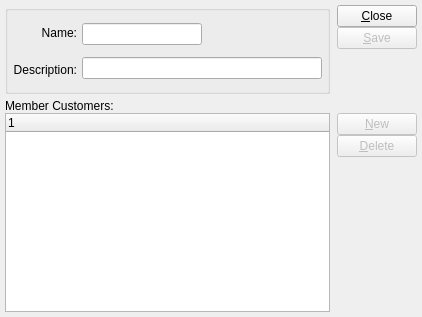
<?xml version="1.0" encoding="UTF-8"?>
<ui version="4.0">
 <comment>This file is part of the xTuple ERP: PostBooks Edition, a free and
open source Enterprise Resource Planning software suite,
Copyright (c) 1999-2019 by OpenMFG LLC, d/b/a xTuple.
It is licensed to you under the Common Public Attribution License
version 1.0, the full text of which (including xTuple-specific Exhibits)
is available at www.xtuple.com/CPAL.  By using this software, you agree
to be bound by its terms.</comment>
 <class>customerGroup</class>
 <widget class="QDialog" name="customerGroup">
  <property name="geometry">
   <rect>
    <x>0</x>
    <y>0</y>
    <width>422</width>
    <height>317</height>
   </rect>
  </property>
  <property name="windowTitle">
   <string>Customer Group</string>
  </property>
  <layout class="QVBoxLayout">
   <property name="spacing">
    <number>5</number>
   </property>
   <property name="margin">
    <number>5</number>
   </property>
   <item>
    <layout class="QHBoxLayout">
     <property name="spacing">
      <number>7</number>
     </property>
     <property name="margin">
      <number>0</number>
     </property>
     <item>
      <widget class="QGroupBox" name="GroupBox1">
       <property name="title">
        <string/>
       </property>
       <layout class="QHBoxLayout">
        <property name="spacing">
         <number>7</number>
        </property>
       <property name="margin">
        <number>5</number>
       </property>
        <item>
         <layout class="QHBoxLayout">
          <property name="spacing">
           <number>5</number>
          </property>
          <property name="margin">
           <number>0</number>
          </property>
          <item>
           <layout class="QVBoxLayout">
            <property name="spacing">
             <number>5</number>
            </property>
            <property name="margin">
             <number>0</number>
            </property>
            <item>
             <widget class="QLabel" name="_nameLit">
              <property name="text">
               <string>Name:</string>
              </property>
              <property name="alignment">
               <set>Qt::AlignRight|Qt::AlignTrailing|Qt::AlignVCenter</set>
              </property>
             </widget>
            </item>
            <item>
             <widget class="QLabel" name="_descripLit">
              <property name="text">
               <string>Description:</string>
              </property>
              <property name="alignment">
               <set>Qt::AlignRight|Qt::AlignTrailing|Qt::AlignVCenter</set>
              </property>
             </widget>
            </item>
           </layout>
          </item>
          <item>
           <layout class="QVBoxLayout">
            <property name="spacing">
             <number>5</number>
            </property>
            <property name="margin">
            <number>0</number>
            </property>
            <item>
             <layout class="QHBoxLayout">
              <property name="spacing">
               <number>0</number>
              </property>
              <property name="margin">
               <number>0</number>
              </property>
              <item>
               <widget class="XLineEdit" name="_name"/>
              </item>
              <item>
               <spacer>
                <property name="orientation">
                 <enum>Qt::Horizontal</enum>
                </property>
                <property name="sizeType">
                 <enum>QSizePolicy::Expanding</enum>
                </property>
                <property name="sizeHint" stdset="0">
                 <size>
                  <width>20</width>
                  <height>20</height>
                 </size>
                </property>
               </spacer>
              </item>
             </layout>
            </item>
            <item>
             <widget class="XLineEdit" name="_descrip"/>
            </item>
           </layout>
          </item>
         </layout>
        </item>
       </layout>
      </widget>
     </item>
     <item>
      <layout class="QVBoxLayout">
       <property name="spacing">
        <number>0</number>
       </property>
       <property name="margin">
        <number>0</number>
       </property>

       <item>
        <widget class="QPushButton" name="_close">
         <property name="text">
          <string>&amp;Close</string>
         </property>
        </widget>
       </item>
       <item>
        <widget class="QPushButton" name="_save">
         <property name="text">
          <string>&amp;Save</string>
         </property>
         <property name="autoDefault">
          <bool>true</bool>
         </property>
         <property name="default">
          <bool>true</bool>
         </property>
         <property name="enabled">
          <bool>false</bool>
         </property>
        </widget>
       </item>
       <item>
        <spacer>
         <property name="orientation">
          <enum>Qt::Vertical</enum>
         </property>
         <property name="sizeType">
          <enum>QSizePolicy::Preferred</enum>
         </property>
         <property name="sizeHint" stdset="0">
          <size>
           <width>20</width>
           <height>45</height>
          </size>
         </property>
        </spacer>
       </item>
      </layout>
     </item>
    </layout>
   </item>
   <item>
    <layout class="QVBoxLayout">
     <property name="spacing">
      <number>0</number>
     </property>
     <property name="margin">
      <number>0</number>
     </property>

     <item>
      <widget class="QLabel" name="_memberCustomersLit">
       <property name="text">
        <string>Member Customers:</string>
       </property>
      </widget>
     </item>
     <item>
      <layout class="QHBoxLayout">
       <property name="spacing">
        <number>7</number>
       </property>
       <property name="margin">
        <number>0</number>
       </property>
       <item>
        <widget class="XTreeWidget" name="_custgrpitem"/>
       </item>
       <item>
        <layout class="QVBoxLayout">
         <property name="spacing">
          <number>0</number>
         </property>
         <property name="margin">
          <number>0</number>
         </property>
         <item>
          <layout class="QVBoxLayout">
           <property name="spacing">
            <number>0</number>
           </property>
           <property name="margin">
            <number>0</number>
           </property>
           <item>
            <widget class="QPushButton" name="_new">
             <property name="text">
              <string>&amp;New</string>
             </property>
             <property name="enabled">
              <bool>false</bool>
             </property>
            </widget>
           </item>
           <item>
            <widget class="QPushButton" name="_delete">
             <property name="enabled">
              <bool>false</bool>
             </property>
             <property name="text">
              <string>&amp;Delete</string>
             </property>
            </widget>
           </item>
          </layout>
         </item>
         <item>
          <spacer>
           <property name="orientation">
            <enum>Qt::Vertical</enum>
           </property>
           <property name="sizeType">
            <enum>QSizePolicy::Expanding</enum>
           </property>
           <property name="sizeHint" stdset="0">
            <size>
             <width>20</width>
             <height>20</height>
            </size>
           </property>
          </spacer>
         </item>
        </layout>
       </item>
      </layout>
     </item>
    </layout>
   </item>
  </layout>
 </widget>
 <layoutdefault spacing="5" margin="5"/>
 <customwidgets>
  <customwidget>
   <class>XLineEdit</class>
   <extends>QLineEdit</extends>
   <header>xlineedit.h</header>
  </customwidget>
  <customwidget>
   <class>XTreeWidget</class>
   <extends>QTreeWidget</extends>
   <header>xtreewidget.h</header>
  </customwidget>
 </customwidgets>
 <tabstops>
  <tabstop>_name</tabstop>
  <tabstop>_descrip</tabstop>
  <tabstop>_custgrpitem</tabstop>
  <tabstop>_delete</tabstop>
  <tabstop>_new</tabstop>
  <tabstop>_close</tabstop>
 </tabstops>
 <resources/>
 <connections/>
</ui>
